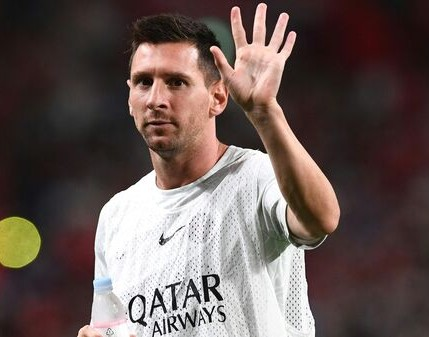
#> input picture messi.jpg, 429 x 337 px
$ python main.py
#> lines starting #> are read from the running program, lines starting #| are printed output that depends on the picture
import cv2 as cv
import matplotlib.pyplot as plt
# img = plt.imread('messi.jpg')

# plt.imshow(img)
# plt.show()

img = cv.imread('messi.jpg')      # Read the image
#> img is the input picture: shape (337, 429, 3); mean B, G, R 85.2, 88.9, 103.6
cropped = img[10:168, 100:250]   # Crop: [y1:y2, x1:x2]
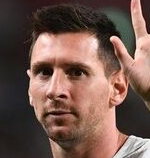
#> cropped: shape (158, 150, 3); mean B, G, R 77.9, 87.3, 114.4
cv.imshow("Original", img)
cv.imshow("Cropped", cropped)     # Show cropped part
cv.waitKey(0)
cv.destroyAllWindows()

$ run again, with parrot.jpg copied over messi.jpg
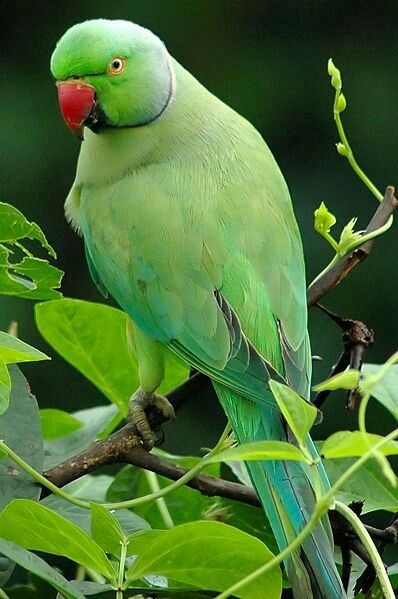
#> input picture parrot.jpg, 398 x 599 px
#> img is the input picture: shape (599, 398, 3); mean B, G, R 53.8, 114.5, 77.3
#> `cropped = img[10:168, 100:250]`:
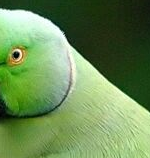
#> cropped: shape (158, 150, 3); mean B, G, R 86.1, 139.7, 106.9
